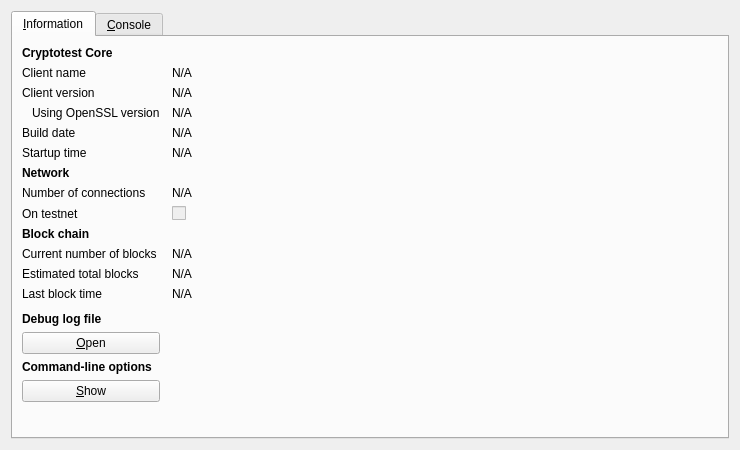
<?xml version="1.0" encoding="UTF-8"?>
<ui version="4.0">
 <class>RPCConsole</class>
 <widget class="QDialog" name="RPCConsole">
  <property name="geometry">
   <rect>
    <x>0</x>
    <y>0</y>
    <width>740</width>
    <height>450</height>
   </rect>
  </property>
  <property name="windowTitle">
   <string>Cryptotest - Debug window</string>
  </property>
  <layout class="QVBoxLayout" name="verticalLayout_2">
   <item>
    <widget class="QTabWidget" name="tabWidget">
     <property name="currentIndex">
      <number>0</number>
     </property>
     <widget class="QWidget" name="tab_info">
      <attribute name="title">
       <string>&amp;Information</string>
      </attribute>
      <layout class="QGridLayout" name="gridLayout" columnstretch="0,1">
       <property name="horizontalSpacing">
        <number>12</number>
       </property>
       <item row="0" column="0">
        <widget class="QLabel" name="label_9">
         <property name="font">
          <font>
           <weight>75</weight>
           <bold>true</bold>
          </font>
         </property>
         <property name="text">
          <string>Cryptotest Core</string>
         </property>
        </widget>
       </item>
       <item row="1" column="0">
        <widget class="QLabel" name="label_5">
         <property name="text">
          <string>Client name</string>
         </property>
        </widget>
       </item>
       <item row="1" column="1">
        <widget class="QLabel" name="clientName">
         <property name="cursor">
          <cursorShape>IBeamCursor</cursorShape>
         </property>
         <property name="text">
          <string>N/A</string>
         </property>
         <property name="textFormat">
          <enum>Qt::PlainText</enum>
         </property>
         <property name="textInteractionFlags">
          <set>Qt::LinksAccessibleByMouse|Qt::TextSelectableByKeyboard|Qt::TextSelectableByMouse</set>
         </property>
        </widget>
       </item>
       <item row="2" column="0">
        <widget class="QLabel" name="label_6">
         <property name="text">
          <string>Client version</string>
         </property>
        </widget>
       </item>
       <item row="2" column="1">
        <widget class="QLabel" name="clientVersion">
         <property name="cursor">
          <cursorShape>IBeamCursor</cursorShape>
         </property>
         <property name="text">
          <string>N/A</string>
         </property>
         <property name="textFormat">
          <enum>Qt::PlainText</enum>
         </property>
         <property name="textInteractionFlags">
          <set>Qt::LinksAccessibleByMouse|Qt::TextSelectableByKeyboard|Qt::TextSelectableByMouse</set>
         </property>
        </widget>
       </item>
       <item row="3" column="0">
        <widget class="QLabel" name="label_14">
         <property name="text">
          <string>Using OpenSSL version</string>
         </property>
         <property name="indent">
          <number>10</number>
         </property>
        </widget>
       </item>
       <item row="3" column="1">
        <widget class="QLabel" name="openSSLVersion">
         <property name="cursor">
          <cursorShape>IBeamCursor</cursorShape>
         </property>
         <property name="text">
          <string>N/A</string>
         </property>
         <property name="textFormat">
          <enum>Qt::PlainText</enum>
         </property>
         <property name="textInteractionFlags">
          <set>Qt::LinksAccessibleByMouse|Qt::TextSelectableByKeyboard|Qt::TextSelectableByMouse</set>
         </property>
        </widget>
       </item>
       <item row="4" column="0">
        <widget class="QLabel" name="label_12">
         <property name="text">
          <string>Build date</string>
         </property>
        </widget>
       </item>
       <item row="4" column="1">
        <widget class="QLabel" name="buildDate">
         <property name="cursor">
          <cursorShape>IBeamCursor</cursorShape>
         </property>
         <property name="text">
          <string>N/A</string>
         </property>
         <property name="textFormat">
          <enum>Qt::PlainText</enum>
         </property>
         <property name="textInteractionFlags">
          <set>Qt::LinksAccessibleByMouse|Qt::TextSelectableByKeyboard|Qt::TextSelectableByMouse</set>
         </property>
        </widget>
       </item>
       <item row="5" column="0">
        <widget class="QLabel" name="label_13">
         <property name="text">
          <string>Startup time</string>
         </property>
        </widget>
       </item>
       <item row="5" column="1">
        <widget class="QLabel" name="startupTime">
         <property name="cursor">
          <cursorShape>IBeamCursor</cursorShape>
         </property>
         <property name="text">
          <string>N/A</string>
         </property>
         <property name="textFormat">
          <enum>Qt::PlainText</enum>
         </property>
         <property name="textInteractionFlags">
          <set>Qt::LinksAccessibleByMouse|Qt::TextSelectableByKeyboard|Qt::TextSelectableByMouse</set>
         </property>
        </widget>
       </item>
       <item row="6" column="0">
        <widget class="QLabel" name="label_11">
         <property name="font">
          <font>
           <weight>75</weight>
           <bold>true</bold>
          </font>
         </property>
         <property name="text">
          <string>Network</string>
         </property>
        </widget>
       </item>
       <item row="7" column="0">
        <widget class="QLabel" name="label_7">
         <property name="text">
          <string>Number of connections</string>
         </property>
        </widget>
       </item>
       <item row="7" column="1">
        <widget class="QLabel" name="numberOfConnections">
         <property name="cursor">
          <cursorShape>IBeamCursor</cursorShape>
         </property>
         <property name="text">
          <string>N/A</string>
         </property>
         <property name="textFormat">
          <enum>Qt::PlainText</enum>
         </property>
         <property name="textInteractionFlags">
          <set>Qt::LinksAccessibleByMouse|Qt::TextSelectableByKeyboard|Qt::TextSelectableByMouse</set>
         </property>
        </widget>
       </item>
       <item row="8" column="0">
        <widget class="QLabel" name="label_8">
         <property name="text">
          <string>On testnet</string>
         </property>
        </widget>
       </item>
       <item row="8" column="1">
        <widget class="QCheckBox" name="isTestNet">
         <property name="enabled">
          <bool>false</bool>
         </property>
         <property name="text">
          <string/>
         </property>
        </widget>
       </item>
       <item row="9" column="0">
        <widget class="QLabel" name="label_10">
         <property name="font">
          <font>
           <weight>75</weight>
           <bold>true</bold>
          </font>
         </property>
         <property name="text">
          <string>Block chain</string>
         </property>
        </widget>
       </item>
       <item row="10" column="0">
        <widget class="QLabel" name="label_3">
         <property name="text">
          <string>Current number of blocks</string>
         </property>
        </widget>
       </item>
       <item row="10" column="1">
        <widget class="QLabel" name="numberOfBlocks">
         <property name="cursor">
          <cursorShape>IBeamCursor</cursorShape>
         </property>
         <property name="text">
          <string>N/A</string>
         </property>
         <property name="textFormat">
          <enum>Qt::PlainText</enum>
         </property>
         <property name="textInteractionFlags">
          <set>Qt::LinksAccessibleByMouse|Qt::TextSelectableByKeyboard|Qt::TextSelectableByMouse</set>
         </property>
        </widget>
       </item>
       <item row="11" column="0">
        <widget class="QLabel" name="label_4">
         <property name="text">
          <string>Estimated total blocks</string>
         </property>
        </widget>
       </item>
       <item row="11" column="1">
        <widget class="QLabel" name="totalBlocks">
         <property name="cursor">
          <cursorShape>IBeamCursor</cursorShape>
         </property>
         <property name="text">
          <string>N/A</string>
         </property>
         <property name="textFormat">
          <enum>Qt::PlainText</enum>
         </property>
         <property name="textInteractionFlags">
          <set>Qt::LinksAccessibleByMouse|Qt::TextSelectableByKeyboard|Qt::TextSelectableByMouse</set>
         </property>
        </widget>
       </item>
       <item row="12" column="0">
        <widget class="QLabel" name="label_2">
         <property name="text">
          <string>Last block time</string>
         </property>
        </widget>
       </item>
       <item row="12" column="1">
        <widget class="QLabel" name="lastBlockTime">
         <property name="cursor">
          <cursorShape>IBeamCursor</cursorShape>
         </property>
         <property name="text">
          <string>N/A</string>
         </property>
         <property name="textFormat">
          <enum>Qt::PlainText</enum>
         </property>
         <property name="textInteractionFlags">
          <set>Qt::LinksAccessibleByMouse|Qt::TextSelectableByKeyboard|Qt::TextSelectableByMouse</set>
         </property>
        </widget>
       </item>
       <item row="13" column="0">
        <spacer name="verticalSpacer_2">
         <property name="orientation">
          <enum>Qt::Vertical</enum>
         </property>
         <property name="sizeHint" stdset="0">
          <size>
           <width>20</width>
           <height>20</height>
          </size>
         </property>
        </spacer>
       </item>
       <item row="14" column="0">
        <widget class="QLabel" name="labelDebugLogfile">
         <property name="font">
          <font>
           <weight>75</weight>
           <bold>true</bold>
          </font>
         </property>
         <property name="text">
          <string>Debug log file</string>
         </property>
        </widget>
       </item>
       <item row="15" column="0">
        <widget class="QPushButton" name="openDebugLogfileButton">
         <property name="toolTip">
          <string>Open the Cryptotest debug log file from the current data directory. This can take a few seconds for large log files.</string>
         </property>
         <property name="text">
          <string>&amp;Open</string>
         </property>
         <property name="autoDefault">
          <bool>false</bool>
         </property>
        </widget>
       </item>
       <item row="16" column="0">
        <widget class="QLabel" name="labelCLOptions">
         <property name="font">
          <font>
           <weight>75</weight>
           <bold>true</bold>
          </font>
         </property>
         <property name="text">
          <string>Command-line options</string>
         </property>
        </widget>
       </item>
       <item row="17" column="0">
        <widget class="QPushButton" name="showCLOptionsButton">
         <property name="toolTip">
          <string>Show the Cryptotest-Qt help message to get a list with possible Cryptotest command-line options.</string>
         </property>
         <property name="text">
          <string>&amp;Show</string>
         </property>
         <property name="autoDefault">
          <bool>false</bool>
         </property>
        </widget>
       </item>
       <item row="18" column="0">
        <spacer name="verticalSpacer">
         <property name="orientation">
          <enum>Qt::Vertical</enum>
         </property>
         <property name="sizeHint" stdset="0">
          <size>
           <width>20</width>
           <height>40</height>
          </size>
         </property>
        </spacer>
       </item>
      </layout>
     </widget>
     <widget class="QWidget" name="tab_console">
      <attribute name="title">
       <string>&amp;Console</string>
      </attribute>
      <layout class="QVBoxLayout" name="verticalLayout_3">
       <property name="spacing">
        <number>3</number>
       </property>
       <item>
        <widget class="QTextEdit" name="messagesWidget">
         <property name="minimumSize">
          <size>
           <width>0</width>
           <height>100</height>
          </size>
         </property>
         <property name="readOnly">
          <bool>true</bool>
         </property>
         <property name="tabKeyNavigation" stdset="0">
          <bool>false</bool>
         </property>
         <property name="columnCount" stdset="0">
          <number>2</number>
         </property>
        </widget>
       </item>
       <item>
        <layout class="QHBoxLayout" name="horizontalLayout">
         <property name="spacing">
          <number>3</number>
         </property>
         <item>
          <widget class="QLabel" name="label">
           <property name="text">
            <string notr="true">&gt;</string>
           </property>
          </widget>
         </item>
         <item>
          <widget class="QLineEdit" name="lineEdit"/>
         </item>
         <item>
          <widget class="QPushButton" name="clearButton">
           <property name="maximumSize">
            <size>
             <width>24</width>
             <height>24</height>
            </size>
           </property>
           <property name="toolTip">
            <string>Clear console</string>
           </property>
           <property name="text">
            <string/>
           </property>
           <property name="icon">
            <iconset resource="../bitcoin.qrc">
             <normaloff>:/icons/remove</normaloff>:/icons/remove</iconset>
           </property>
           <property name="shortcut">
            <string notr="true">Ctrl+L</string>
           </property>
           <property name="autoDefault">
            <bool>false</bool>
           </property>
          </widget>
         </item>
        </layout>
       </item>
      </layout>
     </widget>
    </widget>
   </item>
  </layout>
 </widget>
 <resources>
  <include location="../bitcoin.qrc"/>
 </resources>
 <connections/>
</ui>
